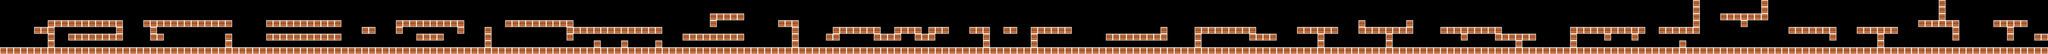

The image is a tile-based game level rendered from a .tmx file. Its description and source (layers, tilesets, objects; grid data summarised) follow:
An orthogonal 300x8 tile map with 96x96 px tiles, 1 tile layer (Tile Layer 1) and 59 objects.

<map version="1.8" tiledversion="1.8.4" orientation="orthogonal" renderorder="right-down" width="300" height="8" tilewidth="96" tileheight="96" infinite="0" nextlayerid="6" nextobjectid="65">
 <tileset firstgid="1" source="mountain.tsx" />
 <layer id="1" name="Tile Layer 1" width="300" height="8">
  <data>[2400 cells, 607 non-empty, 1 distinct tile ids]</data>
 </layer>
 <objectgroup id="5" name="spikes">
  <object id="35" x="2254.67" y="476">
   <point />
  </object>
  <object id="36" x="4368" y="670.667">
   <point />
  </object>
  <object id="37" x="4273.33" y="284">
   <point />
  </object>
  <object id="38" x="6013.33" y="477.333">
   <point />
  </object>
  <object id="39" x="6185.33" y="285.333">
   <point />
  </object>
  <object id="40" x="7344" y="671">
   <point />
  </object>
  <object id="41" x="8596" y="383">
   <point />
  </object>
  <object id="42" x="10033" y="669">
   <point />
  </object>
  <object id="44" x="10228" y="478">
   <point />
  </object>
  <object id="45" x="13010" y="672">
   <point />
  </object>
  <object id="46" x="12432" y="479">
   <point />
  </object>
  <object id="48" x="14252" y="670">
   <point />
  </object>
  <object id="49" x="14750" y="671">
   <point />
  </object>
  <object id="50" x="15987" y="670">
   <point />
  </object>
  <object id="51" x="17133" y="670">
   <point />
  </object>
  <object id="52" x="17805" y="478">
   <point />
  </object>
  <object id="53" x="18388" y="669">
   <point />
  </object>
  <object id="54" x="19310" y="380">
   <point />
  </object>
  <object id="55" x="20116" y="669">
   <point />
  </object>
  <object id="56" x="20974" y="380">
   <point />
  </object>
  <object id="57" x="22801" y="382">
   <point />
  </object>
  <object id="59" x="23663" y="381">
   <point />
  </object>
  <object id="60" x="24526" y="190">
   <point />
  </object>
  <object id="61" x="24529" y="672">
   <point />
  </object>
  <object id="62" x="25496" y="385">
   <point />
  </object>
  <object id="63" x="26642" y="673">
   <point />
  </object>
  <object id="64" x="28274" y="284">
   <point />
  </object>
 </objectgroup>
 <objectgroup id="3" name="catnips">
  <object id="1" x="1516" y="404" width="60" height="52">
   <ellipse />
  </object>
  <object id="3" x="284.848" y="393.939" width="90.9091" height="90.9091">
   <ellipse />
  </object>
  <object id="4" x="2512.12" y="424.242" width="90.9091" height="81.8182">
   <ellipse />
  </object>
  <object id="5" x="3981.82" y="400" width="66.6667" height="66.6667">
   <ellipse />
  </object>
  <object id="6" x="4678.79" y="393.939" width="90.9091" height="72.7273">
   <ellipse />
  </object>
  <object id="7" x="6303.03" y="442.424" width="96.9697" height="84.8485">
   <ellipse />
  </object>
  <object id="8" x="7790.91" y="430.303" width="93.9394" height="87.8788">
   <ellipse />
  </object>
  <object id="9" x="8939.39" y="545.455" width="103.03" height="87.8788">
   <ellipse />
  </object>
  <object id="10" x="11348.5" y="481.818" width="112.121" height="87.8788">
   <ellipse />
  </object>
  <object id="11" x="13578.8" y="527.273" width="93.9394" height="84.8485">
   <ellipse />
  </object>
  <object id="12" x="14993.9" y="512.121" width="96.9697" height="84.8485">
   <ellipse />
  </object>
  <object id="13" x="16542.4" y="418.182" width="112.121" height="96.9697">
   <ellipse />
  </object>
  <object id="14" x="17330.3" y="530.303" width="109.091" height="90.9091">
   <ellipse />
  </object>
  <object id="15" x="18693.9" y="539.394" width="90.9091" height="84.8485">
   <ellipse />
  </object>
  <object id="16" x="19739.4" y="509.091" width="106.061" height="96.9697">
   <ellipse />
  </object>
  <object id="17" x="21193.9" y="587.879" width="66.6667" height="66.6667">
   <ellipse />
  </object>
  <object id="18" x="22348.5" y="503.03" width="75.7576" height="75.7576">
   <ellipse />
  </object>
  <object id="19" x="23784.8" y="527.273" width="84.8485" height="78.7879">
   <ellipse />
  </object>
  <object id="20" x="24912.1" y="315.152" width="121.212" height="90.9091">
   <ellipse />
  </object>
  <object id="21" x="27269.7" y="451.515" width="96.9697" height="90.9091">
   <ellipse />
  </object>
  <object id="22" x="28366.7" y="430.303" width="96.9697" height="87.8788">
   <ellipse />
  </object>
 </objectgroup>
 <objectgroup id="4" name="butterflies">
  <object id="23" x="836.364" y="512.121" width="84.8485" height="90.9091" />
  <object id="24" x="1815.15" y="193.939" width="90.9091" height="93.9394" />
  <object id="25" x="5396.97" y="287.879" width="115.152" height="106.061" />
  <object id="26" x="9709.09" y="269.697" width="100" height="90.9091" />
  <object id="27" x="10684.8" y="493.939" width="103.03" height="100" />
  <object id="28" x="12893.9" y="254.545" width="96.9697" height="93.9394" />
  <object id="29" x="15945.5" y="284.848" width="109.091" height="96.9697" />
  <object id="30" x="19487.9" y="218.182" width="115.152" height="106.061" />
  <object id="31" x="21769.7" y="312.121" width="106.061" height="118.182" />
  <object id="33" x="25966.7" y="257.576" width="84.8485" height="93.9394" />
  <object id="34" x="27024.2" y="154.545" width="109.091" height="109.091" />
 </objectgroup>
</map>